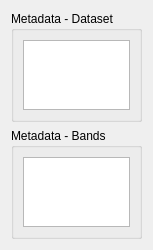
             <widget class="QWidget" name="scrollAreaWidgetContents_4">
              <property name="geometry">
               <rect>
                <x>0</x>
                <y>0</y>
                <width>131</width>
                <height>238</height>
               </rect>
              </property>
              <layout class="QVBoxLayout" name="verticalLayout_12">
               <item>
                <widget class="QgsCollapsibleGroupBox" name="gbMetadataDataset">
                 <property name="minimumSize">
                  <size>
                   <width>0</width>
                   <height>0</height>
                  </size>
                 </property>
                 <property name="maximumSize">
                  <size>
                   <width>16777215</width>
                   <height>250</height>
                  </size>
                 </property>
                 <property name="title">
                  <string>Metadata - Dataset</string>
                 </property>
                 <layout class="QHBoxLayout" name="horizontalLayout_3">
                  <item>
                   <widget class="QTreeView" name="treeView"/>
                  </item>
                 </layout>
                </widget>
               </item>
               <item>
                <widget class="QgsCollapsibleGroupBox" name="gbMetadataBands">
                 <property name="minimumSize">
                  <size>
                   <width>0</width>
                   <height>0</height>
                  </size>
                 </property>
                 <property name="title">
                  <string>Metadata - Bands</string>
                 </property>
                 <layout class="QHBoxLayout" name="horizontalLayout_9">
                  <item>
                   <widget class="QTreeView" name="treeView_2"/>
                  </item>
                 </layout>
                </widget>
               </item>
               <item>
                <spacer name="verticalSpacer_5">
                 <property name="orientation">
                  <enum>Qt::Vertical</enum>
                 </property>
                 <property name="sizeHint" stdset="0">
                  <size>
                   <width>20</width>
                   <height>40</height>
                  </size>
                 </property>
                </spacer>
               </item>
              </layout>
             </widget>
